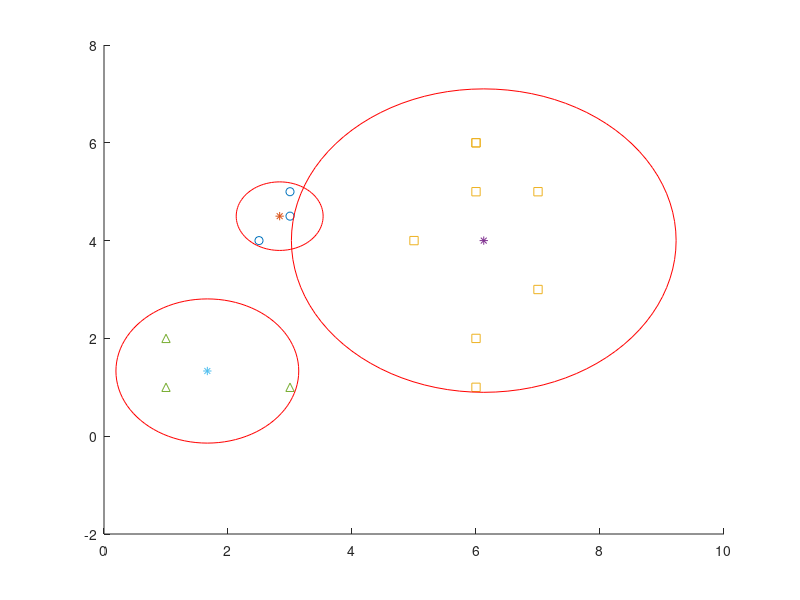

Reproduce this figure in MATLAB.
clear all;
data = [ 1 2; 3 5;1 1; 5 4 ; 6 2 ; 2.5 4 ; 3 4.5; 7 5; 6 5; 7 3; 6 1; 3 1; 6 6]; % data points
centriod1 = [2 3];  % Initial Random Centriods
centriod2 = [4 2];
centriod3 = [1 1];
previous_centriod1=0; previous_centriod2=0;
while( previous_centriod1(1,1) ~= centriod1(1,1) || previous_centriod2(1,1) ~= centriod2(1,1))
       previous_centriod1=centriod1;
       previous_centriod2=centriod2;
    for i= 1:length(data)
        difference_square1=((data(i,:)-centriod1).^2); 
        difference_square2=((data(i,:)-centriod2).^2);
        difference_square3=((data(i,:)-centriod3).^2);
        distance1(i)=(difference_square1(1,1)+difference_square1(1,2))^0.5;  
        distance2(i)=(difference_square2(1,1)+difference_square2(1,2))^0.5;
        distance3(i)=(difference_square3(1,1)+difference_square3(1,2))^0.5;  
    end
    distance= [distance1; distance2; distance3];
    distance=distance';
    k1=1; k2=1; k3=1; % For Incrementing index for every iteration 
    for i=1:length(data)
        if (distance(i,1) < distance(i,2) && distance(i,1) < distance(i,3))
            cluster1(k1,:)=data(i,:);
            k1=k1+1;
        elseif (distance(i,2) < distance(i,1) && distance(i,2) < distance(i,3))
            cluster2(k2,:) = data(i,:);
            k2=k2+1;
        else
            cluster3(k3,:) = data(i,:);
            k3=k3+1;
        end
    end
    centriod1 = mean(cluster1);
    centriod2 = mean(cluster2);
    centriod3 = mean(cluster3);
end 
% Ploting Clusters
scatter(cluster1(:,1),cluster1(:,2),'o'); hold on
scatter(centriod1(1,1),centriod1(1,2),'*');
scatter(cluster2(:,1),cluster2(:,2),'square'); hold on
scatter(centriod2(1,1),centriod2(1,2),'*');
scatter(cluster3(:,1),cluster3(:,2),'^'); hold on
scatter(centriod3(1,1),centriod3(1,2),'*'); 
th1 = 0:pi/50:2*pi;
th2 = 0:pi/50:2*pi;
th3 = 0:pi/50:2*pi;
for i= 1:length(cluster1) % Finding Distance of all cluster1 data points from Its centriod
     d11=((cluster1(i,:)-centriod1).^2);
     r11(i)=(d11(1,1)+d11(1,2))^0.5;
end
d11 =sort(r11);
for i= 1:length(cluster2) % Finding Distance of all cluster2 data points from Its centriod
     d22=((cluster2(i,:)-centriod2).^2);
     r22(i)=(d22(1,1)+d22(1,2))^0.5;
end
d22= sort(r22);  
for i= 1:length(cluster3) % Finding Distance of all cluster3 data points from Its centriod
     d33=((cluster3(i,:)-centriod3).^2);
     r33(i)=(d33(1,1)+d33(1,2))^0.5;
end
d33= sort(r33);  
x1 = (d11(length(cluster1))+.1) * cos(th1) + centriod1(1,1);  % circle for cluster1
y1 =(d11(length(cluster1))+0.1)* sin(th1) + centriod1(1,2);
plot(x1, y1,'r');hold on
x2 = (d22(length(cluster2))+.1) * cos(th2) + centriod2(1,1);  % circle for cluster2
y2 =(d22(length(cluster2))+0.1)* sin(th2) + centriod2(1,2);
plot(x2, y2,'r'); hold on;
x3 = (d33(length(cluster3))+.1) * cos(th3) + centriod3(1,1);  % circle for cluster3
y3 =(d33(length(cluster3))+0.1)* sin(th3) + centriod3(1,2);
plot(x3, y3,'r');

    
